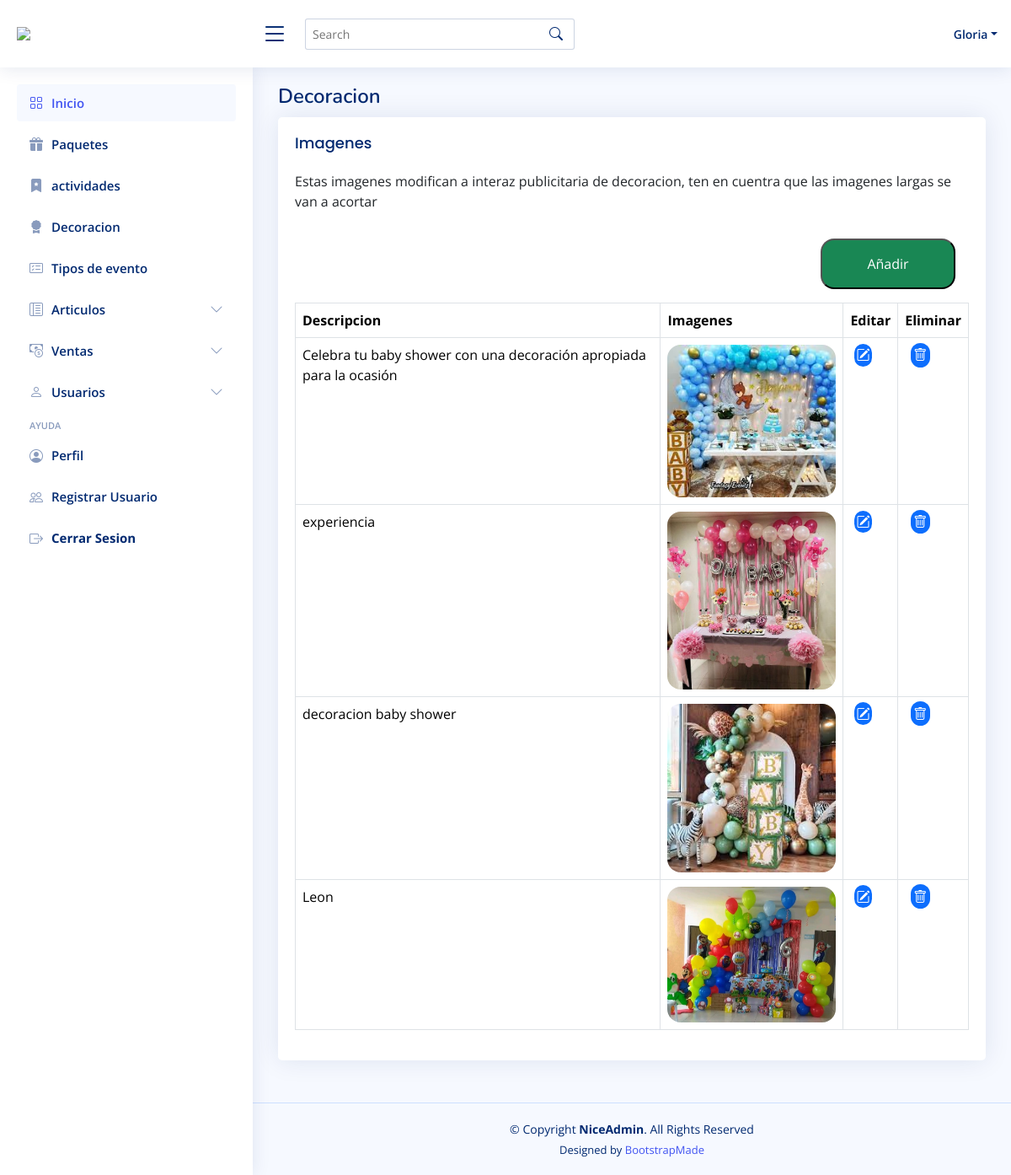
The page /model/administrador/pages/decoracion.php (signed in) on the database its author committed.
### tables this page shows
CREATE TABLE `usuarios` (
  `cedula` bigint(20) NOT NULL,
  `nombre` varchar(40) NOT NULL,
  `celular` bigint(20) NOT NULL,
  `contrasena` varchar(100) NOT NULL,
  `correo` varchar(80) NOT NULL,
  `id_tipo_user` int(11) NOT NULL,
  `id_estado` int(11) NOT NULL,
  `nit` bigint(20) NOT NULL,
  `token` varchar(10) NOT NULL
);

CREATE TABLE `decoracion` (
  `id_imagen` int(11) NOT NULL,
  `imagen` varchar(50) NOT NULL,
  `descripcion` varchar(150) NOT NULL
);

### model/administrador/pages/decoracion.php (the view, shortened to what this page needs)
<?php
include 'plantilla.php';
include '../funciones/img_decoracion.php';
?>
<head>
    </head>
<main id="main" class="main">
<div class="pagetitle">
  <h1>Decoracion</h1>
</div>
<section class="section">
  <div class="row">
    <div class="col-lg-12">
      <div class="card">
        <div class="card-body">
          <h5 class="card-title">Imagenes</h5>
            <p>Estas imagenes modifican a interaz publicitaria de decoracion, ten en cuentra que las imagenes largas se van a acortar</p>
              <input type="submit" class="añadir" id="añadir" value="Añadir" onclick="opendialog();">
            <table class="table table-bordered" id="dataTable" width="100%" cellspacing="0">
                <thead>
                  <tr>
                    <th>Descripcion</th>
                    <th>Imagenes</th>
                    <th>Editar</th>
                    <th>Eliminar</th>
                  </tr>
                </thead>
                <tbody>
                  <?php
                    $query = $con->prepare("SELECT * FROM decoracion");
                    $query->execute();
                    $imagenes = $query->fetchAll(PDO::FETCH_ASSOC);
                    foreach ($imagenes as $imagen) {
                      $direccion=$imagen['imagen'];
                    ?>
                  <tr>
                    <td>
                        <p><?php echo $imagen['descripcion']?></p>
                    </td>
                    <td>
                        <img class="imagenes_tablas" src="<?php echo $direccion?>">
                    </td>
                    <td>
                    <a href="#" class="boton" onclick="window.open
                        ('../actualizar/decoracion.php?id=<?php echo $imagen['id_imagen'] ?>','','width= 600,height=490, toolbar=NO');void(null);"><i class="bi bi-pencil-square"></i></a>
                        </td>
                      <td>
                        <a href="#" class="boton" onclick="window.open
                        ('../eliminar/eli_decorar.php?id=<?php echo $imagen['id_imagen'] ?>','','width= 450,height=350, toolbar=NO');void(null);"><i class="bi bi-trash"></i>
                        </a>
                      </td>
                        <?php } ?>
                       </tr>
                </tbody>
              </table>
            </div>
          </div>
        </div>
      </div>
    </section>
  </main>
  <footer id="footer" class="footer">
    <div class="copyright">
      &copy; Copyright <strong><span>NiceAdmin</span></strong>. All Rights Reserved
    </div>
    <div class="credits">
      Designed by <a href="https://bootstrapmade.com/">BootstrapMade</a>
    </div>
  </footer>
</body>
</html>

### model/administrador/pages/plantilla.php (shortened to what this page needs)
<?php
$db = new DataBase();
$con = $db->conectar();
$cedula = $_SESSION['cedula'];
$con_nombre = $con->prepare("SELECT * FROM usuarios WHERE cedula = $cedula");
$con_nombre->execute();
$nombres = $con_nombre->fetchAll(PDO::FETCH_ASSOC);
foreach ($nombres as $fila) {
    $nombre = $fila['nombre'];
}
?>
<!DOCTYPE html>
<html lang="en">
<head>
  <link href="assets/vendor/bootstrap/css/bootstrap.min.css" rel="stylesheet">
  <link href="assets/vendor/bootstrap-icons/bootstrap-icons.css" rel="stylesheet">
  <link href="assets/vendor/boxicons/css/boxicons.min.css" rel="stylesheet">
  <link href="assets/vendor/quill/quill.snow.css" rel="stylesheet">
  <link href="assets/vendor/quill/quill.bubble.css" rel="stylesheet">
  <link href="assets/vendor/remixicon/remixicon.css" rel="stylesheet">
  <link href="assets/vendor/simple-datatables/style.css" rel="stylesheet">
  <link rel="stylesheet" href="../../../css/tablas.css">
  <link href="assets/css/style.css" rel="stylesheet">
</head>
<body>
    <header id="header" class="header fixed-top d-flex align-items-center">
<div class="d-flex align-items-center justify-content-between">
  <a href="index.html" class="logo d-flex align-items-center">
    <img src="../../../imagenes/logos/Logo Arlequin Color.png" class="logo_arlequin">
  </a>
  <i class="bi bi-list toggle-sidebar-btn"></i>
</div>
<div class="search-bar">
  <form class="search-form d-flex align-items-center" method="POST" action="#">
    <input type="text" name="query" placeholder="Search" title="Enter search keyword">
    <button type="submit" title="Search"><i class="bi bi-search"></i></button>
  </form>
</div>
<nav class="header-nav ms-auto">
  <ul class="d-flex align-items-center">
    <li class="nav-item dropdown pe-3">
      <a class="nav-link nav-profile d-flex align-items-center pe-0" href="#" data-bs-toggle="dropdown">
        <span class="d-none d-md-block dropdown-toggle ps-2"><?php echo $nombre ?></span>
      </a>
    </li>
  </ul>
</nav>
</header>
  <aside id="sidebar" class="sidebar">
<ul class="sidebar-nav" id="sidebar-nav">
  <li class="nav-item">
    <a class="nav-link " href="index.php">
      <i class="bi bi-grid"></i>
      <span>Inicio</span>
    </a>
  </li>
  <li class="nav-item">
    <a class="nav-link collapsed" href="paquetes.php">
      <i class="bi bi-gift-fill"></i>
      <span>Paquetes</span>
    </a>
  </li>
  <li class="nav-item">
    <a class="nav-link collapsed" href="actividades.php">
      <i class="bi bi-bookmark-star-fill"></i>
      <span>actividades</span>
    </a>
  </li>
  <li class="nav-item">
    <a class="nav-link collapsed" href="decoracion.php">
      <i class="bi bi-award-fill"></i>
      <span>Decoracion</span>
    </a>
  </li>
  <li class="nav-item">
    <a class="nav-link collapsed" href="tipos_e.php">
      <i class="bi bi-card-checklist"></i>
      <span>Tipos de evento</span>
    </a>
  </li>
  <li class="nav-item">
    <a class="nav-link collapsed" data-bs-target="#charts-nav" data-bs-toggle="collapse" href="#">
      <i class="bi bi-layout-text-sidebar-reverse"></i><span>Articulos</span><i class="bi bi-chevron-down ms-auto"></i>
    </a>
  </li>
  <li class="nav-item">
    <a class="nav-link collapsed" data-bs-target="#icons-nav" data-bs-toggle="collapse" href="#">
      <i class="bi bi-cash-coin"></i><span>Ventas</span><i class="bi bi-chevron-down ms-auto"></i>
    </a>
  </li>
  <li class="nav-item">
    <a class="nav-link collapsed" data-bs-target="#tables-nav" data-bs-toggle="collapse" href="#">
      <i class="bi bi-person"></i><span>Usuarios</span><i class="bi bi-chevron-down ms-auto"></i>
    </a>
  </li>
  <li class="nav-heading">Ayuda</li>
  <li class="nav-item">
    <a class="nav-link collapsed" href="perfil.php">
      <i class="bi bi-person-circle"></i>
      <span>Perfil</span>
    </a>
  </li>
  <li class="nav-item">
    <a class="nav-link collapsed" href="registrar.php">
      <i class="bi bi-people"></i>
      <span>Registrar Usuario</span>
    </a>
  </li>
      <li class="nav-item">
          <a class="nav-link collapsed" href="#">
              <i class="bi bi-box-arrow-right"></i>
              <form method="POST">
                <span><input type="submit" class="cerrar" name="cerrar" value="Cerrar Sesion"></span>
              </form>
            </a>
        </li>
</ul>
</aside>

### css/tablas.css (style rules this page uses)
.añadir { background-color:#198754; color: white; width: 20vh; padding: 2%; margin: 2%; float: right; text-decoration: none; border-radius: 1em; }
.boton { background-color:#0d6efd; color: white; padding: 5%; margin: 5% 0 5% 10%; border-radius: 1em; }
.imagenes_tablas { width: 25vh; border-radius: 2vh; }

### model/administrador/pages/assets/css/style.css (style rules this page uses)
:root { scroll-behavior: smooth; }
body { font-family: "Open Sans", sans-serif; background: #f6f9ff; color: #444444; }
a { color: #4154f1; text-decoration: none; }
h1, h2, h3, h4, h5, h6 { font-family: "Nunito", sans-serif; }
#main { margin-top: 80px; padding: 20px 30px; transition: all 0.3s; }
.pagetitle { margin-bottom: 10px; }
.pagetitle h1 { font-size: 24px; margin-bottom: 0; font-weight: 600; color: #012970; }
.card { margin-bottom: 30px; border: none; border-radius: 5px; box-shadow: 0px 0 30px rgba(1, 41, 112, 0.1); }
.card-title { padding: 20px 0 15px 0; font-size: 18px; font-weight: 500; color: #012970; font-family: "Poppins", sans-serif; }
.card-body { padding: 0 20px 20px 20px; }
.logo { line-height: 1; }
@media (min-width: 1200px) { .logo { width: 280px; } }
.logo_arlequin { width: 25vh; margin-right: 6px; }
.header { transition: all 0.5s; z-index: 997; height: 80px; box-shadow: 0px 2px 20px rgba(1, 41, 112, 0.1); background-color: #fff; padding-left: 20px; }
.header .toggle-sidebar-btn { font-size: 32px; padding-left: 10px; cursor: pointer; color: #012970; }
.header .search-bar { min-width: 360px; padding: 0 20px; }
.header .search-form { width: 100%; }
.header .search-form input { border: 0; font-size: 14px; color: #012970; border: 1px solid rgba(1, 41, 112, 0.2); padding: 7px 38px 7px 8px; border-radius: 3px; transition: 0.3s; width: 100%; }
.header .search-form button { border: 0; padding: 0; margin-left: -30px; background: none; }
.header .search-form button i { color: #012970; }
.header-nav ul { list-style: none; }
.header-nav>ul { margin: 0; padding: 0; }
.header-nav .nav-profile { color: #012970; }
.header-nav .nav-profile span { font-size: 14px; font-weight: 600; }
.sidebar { position: fixed; top: 80px; left: 0; bottom: 0; width: 300px; z-index: 996; transition: all 0.3s; padding: 20px; overflow-y: auto; scrollbar-width: thin; scrollbar-color: #aab7cf transparent; box-shadow: 0px 0px 20px rgba(1, 41, 112, 0.1); background-color: #fff; }
@media (min-width: 1200px) { #main, #footer { margin-left: 300px; } }
.sidebar-nav { padding: 0; margin: 0; list-style: none; }
.sidebar-nav li { padding: 0; margin: 0; list-style: none; }
.sidebar-nav .nav-item { margin-bottom: 5px; }
.sidebar-nav .nav-heading { font-size: 11px; text-transform: uppercase; color: #899bbd; font-weight: 600; margin: 10px 0 5px 15px; }
.sidebar-nav .nav-link { display: flex; align-items: center; font-size: 15px; font-weight: 600; color: #4154f1; transition: 0.3; background: #f6f9ff; padding: 10px 15px; border-radius: 4px; }
.sidebar-nav .nav-link i { font-size: 16px; margin-right: 10px; color: #4154f1; }
.sidebar-nav .nav-link.collapsed { color: #012970; background: #fff; }
.sidebar-nav .nav-link.collapsed i { color: #899bbd; }
.sidebar-nav .nav-link .bi-chevron-down { margin-right: 0; transition: transform 0.2s ease-in-out; }
.footer { padding: 20px 0; font-size: 14px; transition: all 0.3s; border-top: 1px solid #cddfff; }
.footer .copyright { text-align: center; color: #012970; }
.footer .credits { padding-top: 5px; text-align: center; font-size: 13px; color: #012970; }

### model/administrador/pages/plantilla.php (style rules this page uses)
aside .cerrar { background-color: transparent; border: 0; margin: 0; padding: 0; font-weight: bold; color: #012970; }

### rows shown on the page
usuarios: nombre "Gloria"
decoracion: descripcion "Celebra tu baby shower con una decoración apropiada para la ocasión", imagen (picture)
decoracion: descripcion "experiencia", imagen (picture)
decoracion: descripcion "decoracion baby shower", imagen (picture)
decoracion: descripcion "Leon", imagen (picture)
